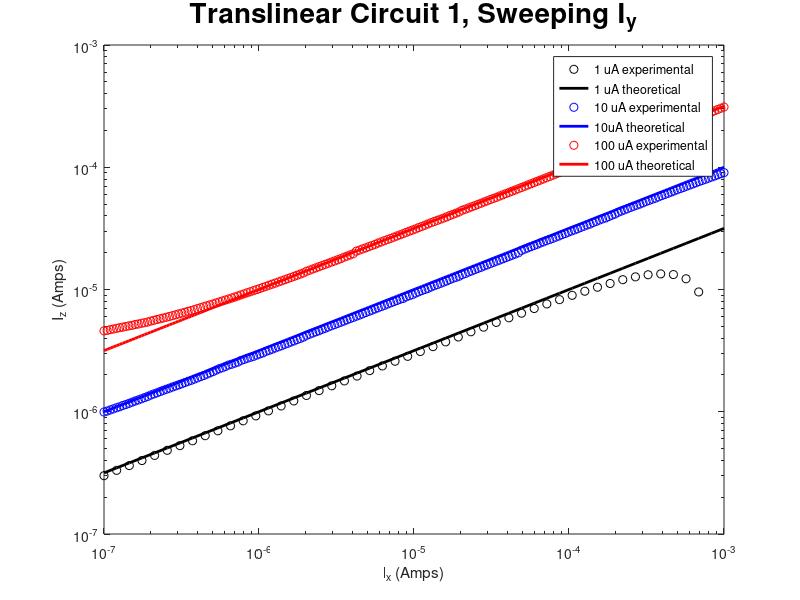

The MATLAB script that drew this image:
clf
clear all

load exp2_sweepy_2MOHM
loglog(-I_y_src, I_z_meas, 'ko')
hold on
I_z_exp = sqrt(1e-6 * -I_y_src);
loglog(-I_y_src, I_z_exp, 'k-','linewidth',2)

load exp2_sweepy_200kOHM
loglog(-I_y_src, I_z_meas,'bo')
I_z_exp = sqrt(1e-5 * -I_y_src);
loglog(-I_y_src, I_z_exp, 'b-','linewidth',2)

clear all
load exp2_sweepy_20kOHM
loglog(-I_y_src, I_z_meas,'ro')
I_z_exp = sqrt(1e-4 * -I_y_src);
loglog(-I_y_src, I_z_exp, 'r-','linewidth',2)


legend('1 uA experimental','1 uA theoretical','10 uA experimental','10uA theoretical','100 uA experimental','100 uA theoretical', 'location','best')
xlabel 'I_x (Amps)'
ylabel 'I_z (Amps)'
title('Translinear Circuit 1, Sweeping I_y', 'fontsize',20)
saveas(gcf, 'exp2_sweepy.png')


